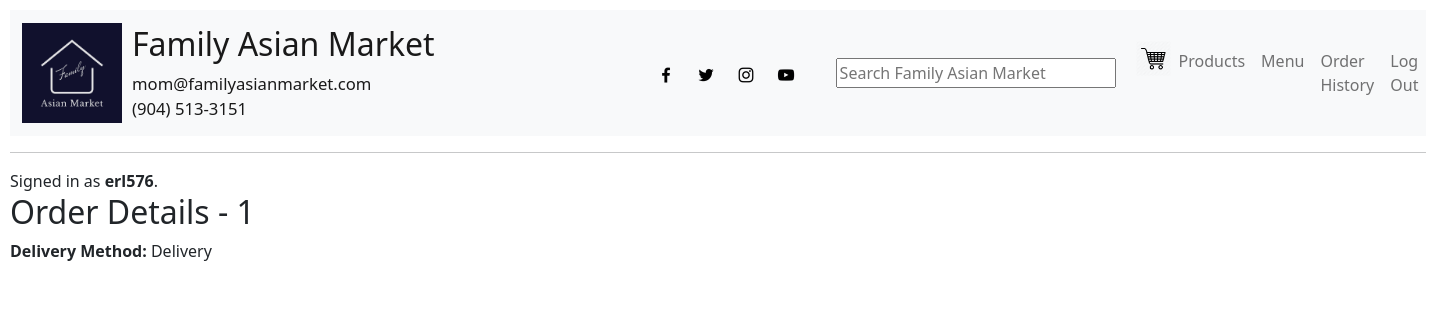
Page /order_detail/1/ (signed in) on the committed database.
### grocery/models.py (models this page shows, shortened)
class User(AbstractUser):
    is_admin = models.BooleanField(default=False)

class Order(models.Model):
    user = models.ForeignKey(User, on_delete=models.CASCADE, related_name="orders")
    created_at = models.DateTimeField(auto_now_add=True)
    updated_at = models.DateTimeField(auto_now=True)
    delivery_method = models.CharField(max_length=20, choices=[("delivery", "Delivery"), ("pickup", "Pickup")], default="delivery")
    recipient_first = models.CharField(max_length=20, default="", null=True, blank=True)
    recipient_middle = models.CharField(max_length=20, default="", null=True, blank=True)
    recipient_last = models.CharField(max_length=20, default="", null=True, blank=True)
    recipient_address = models.CharField(max_length=50, default="", null=True, blank=True)
    recipient_city = models.CharField(max_length=20, default="", null=True, blank=True)
    recipient_state = models.CharField(max_length=15, default="", null=True, blank=True)
    recipient_zip = models.IntegerField(default=0, null=True, blank=True)  # You can set a default ZIP code here
    status = models.CharField(max_length=20, choices=[("pending", "Pending"), ("fulfilled", "Fulfilled"), ("cancelled", "Cancelled")], default="pending")

### grocery/views.py (the view)
# urls.py: path('order_detail/<int:order_id>/', views.order_detail, name='order_detail'),
@login_required
def order_detail(request, order_id):
    order = get_object_or_404(Order, id=order_id)
    return render(request, 'grocery/order_detail.html', {'order': order})

### grocery/templates/grocery/order_detail.html
{% extends "grocery/layout.html" %}
{% block body %}
    <h2>Order Details - {{ order.id }}</h2>
    <p><strong>Delivery Method:</strong> {{ order.get_delivery_method_display }}</p>
{% endblock %}

### grocery/templates/grocery/layout.html (shortened to what this page needs)
{% load static %}
<!DOCTYPE html>
<html lang="en">
<head>
    <link href="https://cdn.jsdelivr.net/npm/bootstrap@5.2.3/dist/css/bootstrap.min.css" rel="stylesheet">
    <link href="{% static 'grocery/styles.css' %}" rel="stylesheet">
</head>
<body>
    <nav class="navbar navbar-expand-lg navbar-light bg-light">
        <div class="container-fluid">
            <a href="{% url 'index' %}" style="text-decoration: none; color: inherit;">
            <div class="navbar-brand">
                <img src="{% static 'grocery/logo.jpg' %}" alt="Family Asian Market" width="100" height="100" class="d-inline-block align-top">
                <div>
                    <h1 class="h2">Family Asian Market</h1>
                    <p class="mb-0">mom@familyasianmarket.com</p>
                    <p class="mb-0">(904) 513-3151</p>
                </div>
            </div>
            </a>
            <div class="social-links">
                <a href="https://www.facebook.com/familyasianmarket"><img src="{% static 'grocery/facebook-icon.png' %}" alt="Facebook" width="20" height="20"></a>
                <a href="https://twitter.com/famasianmarket"><img src="{% static 'grocery/twitter-icon.png' %}" alt="Twitter" width="20" height="20"></a>
                <a href="https://www.instagram.com/familyasianmarket"><img src="{% static 'grocery/instagram-icon.png' %}" alt="Instagram" width="20" height="20"></a>
                <a href="https://www.youtube.com/channel/UCECHpheGqyRjmMUT6CNbSTA"><img src="{% static 'grocery/youtube-icon.png' %}" alt="Youtube" width="20" height="20"></a>
            </div>
            <div class="search-bar">
                <form action="{% url 'search' %}" method="GET">
                    <input class="search" type="text" name="q" style="width: 280px;" placeholder="Search Family Asian Market">
                </form>
            </div>
            <div class="collapse navbar-collapse justify-content-end" id="navbarNavAltMarkup">
                <ul class="navbar-nav">
                    <li class="nav-item">
                        <a href="{% url 'cart' %}"><img src="{% static 'grocery/cart.png' %}" alt="Cart" width="35" height="35"></a>
                    </li>
                    <li class="nav-item">
                        <a class="nav-link" href="{% url 'products' %}">Products</a>
                    </li>
                    <li class="nav-item">
                        <a class="nav-link" href="{% url 'menu' %}">Menu</a>
                    </li>
                    {% if user.is_authenticated %}
                        {% if user.is_admin %}
                        <li class="nav-item">
                            <a class="nav-link" href="{% url 'create' %}">Create Item</a>
                        </li>
                        {% else %}
                        <li class="nav-item">
                            <a class="nav-link" href="{% url 'history' user_id=user.id %}">Order History</a>
                        </li>
                        {% endif %}
                        <li class="nav-item">
                            <a class="nav-link" href="{% url 'logout' %}">Log Out</a>
                        </li>
                    {% endif %}
                </ul>
            </div>
        </div>
    </nav>
    <hr>
    <div>
        {% if user.is_authenticated %}
            Signed in as <strong>{{ user.username }}</strong>.
        {% endif %}
    </div>
    {% block body %}
    {% endblock %}
</body>
</html>

### grocery/static/grocery/styles.css (style rules this page uses)
body { padding: 10px; }
.navbar-brand { display: flex; align-items: center; }
.navbar-brand p { margin-left: 10px; margin-right: 100px; font-size: smaller; }
.navbar-brand h1 { margin-right: 100px; margin-left: 10px; }
.social-links { display: flex; align-items: center; margin-left: 95px; margin-right: 0px; }
.social-links a { margin-right: 10px; margin-left: 10px; }
.search-bar { margin-right: 20px; margin-left: 30px; }

### rows in the picture
User: username "erl576"
Order: id "1", delivery_method "Delivery"
